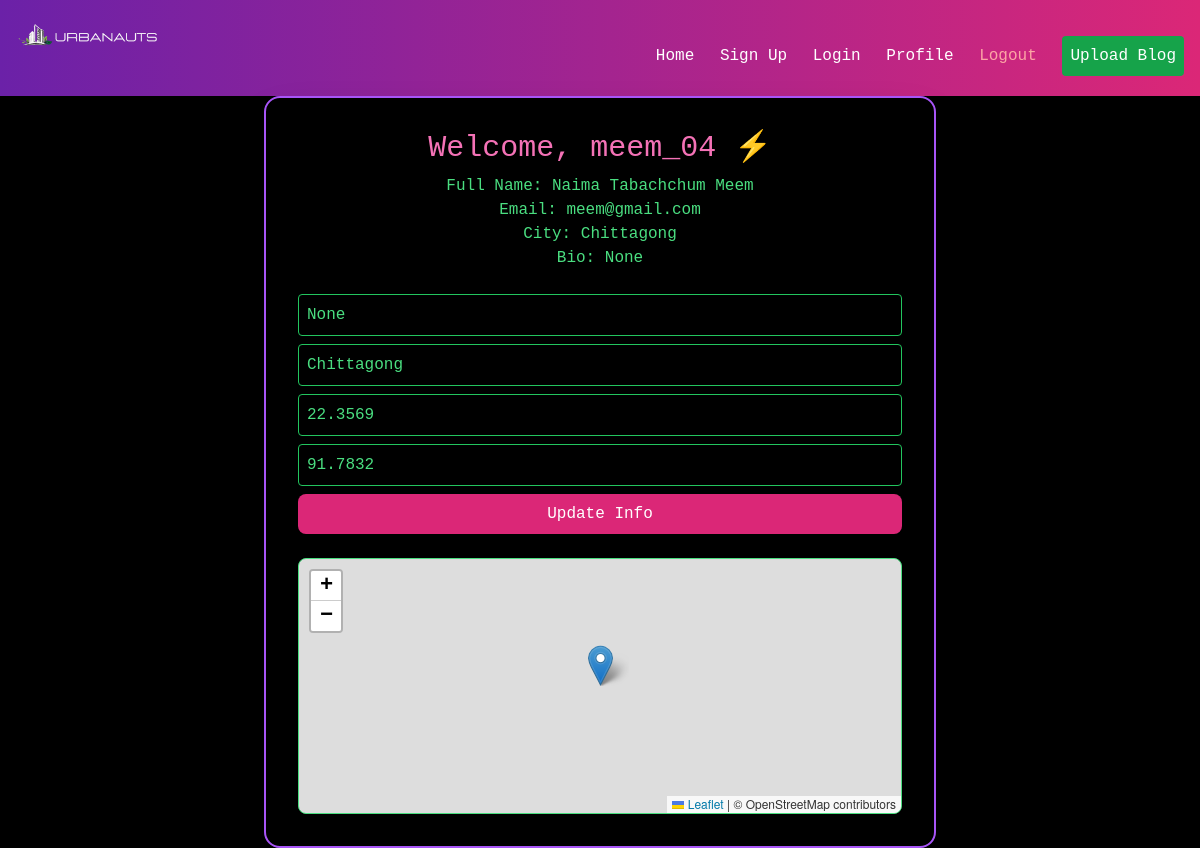
The app's page /profile/ (signed in) with its own data.
### UA/models.py (models this page shows, shortened)
class UserExtra(models.Model):
    user = models.OneToOneField(User, on_delete=models.CASCADE)
    bio = models.TextField(blank=True, null=True)
    city = models.CharField(max_length=100, blank=True, null=True)
    latitude = models.FloatField(blank=True, null=True)
    longitude = models.FloatField(blank=True, null=True)
    neon_color = models.CharField(max_length=20, default="#39ff14")

### UA/views.py (the view, shortened to what this page needs)
# urls.py: path("profile/", views.profile_view, name="profile"),
@login_required
def profile_view(request):
    userextra = UserExtra.objects.get(user=request.user)
    return render(request, "profile.html", {"userextra": userextra})

### UA/templates/profile.html (shortened to what this page needs)
{% load static %}
<!DOCTYPE html>
<html lang="en">
<head>
  <script src="https://cdn.tailwindcss.com"></script>
  <link rel="stylesheet" href="https://unpkg.com/leaflet/dist/leaflet.css"/>
</head>
<body class="bg-black text-green-400 font-mono min-h-screen flex flex-col">
  <nav class="bg-gradient-to-r from-purple-800 to-pink-600 p-4 flex justify-between items-center">
   <a href="/" class="flex items-center">
        <img src="{% static 'logo.png' %}"
             alt="Urbanauts Logo"
             class="h-36 w-auto object-contain -my-10">
      </a>
  <div class="space-x-4">
    <a href="{% url 'home' %}" class="text-white hover:text-green-300">Home</a>
    <a href="{% url 'signup' %}" class="text-white hover:text-green-300">Sign Up</a>
    <a href="{% url 'login' %}" class="text-white hover:text-green-300">Login</a>
    <a href="{% url 'profile' %}" class="text-white hover:text-green-300">Profile</a>
    <a href="{% url 'logout' %}" class="text-red-300 hover:text-red-500">Logout</a>
    <a href="{% url 'blog_create' %}" class="mt-4 inline-block bg-green-600 hover:bg-green-700 text-white p-2 rounded">
  Upload Blog
</a>
  </div>
</nav>
  <main class="flex-1 flex items-center justify-center">
    <div class="bg-black border-2 border-purple-500 rounded-2xl p-8 w-full max-w-2xl text-center shadow-2xl">
      <h2 class="text-pink-400 text-3xl">Welcome, {{ request.user.username }} ⚡</h2>
      <p class="mt-2">Full Name: {{ request.user.first_name }} {{ request.user.last_name }}</p>
      <p>Email: {{ request.user.email }}</p>
      <p>City: {{ userextra.city|default:"Not set" }}</p>
      <p>Bio: {{ userextra.bio|default:"No bio yet" }}</p>
      <form method="post" class="mt-4 space-y-2">
        <input type="text" name="bio" value="{{ userextra.bio }}" placeholder="Bio"
               class="w-full p-2 bg-black border border-green-500 rounded">
        <input type="text" name="city" value="{{ userextra.city }}" placeholder="City"
               class="w-full p-2 bg-black border border-green-500 rounded">
        <input type="text" name="latitude" value="{{ userextra.latitude }}" placeholder="Latitude"
               class="w-full p-2 bg-black border border-green-500 rounded">
        <input type="text" name="longitude" value="{{ userextra.longitude }}" placeholder="Longitude"
               class="w-full p-2 bg-black border border-green-500 rounded">
        <button type="submit" class="w-full bg-pink-600 hover:bg-pink-700 text-white p-2 rounded-lg">
          Update Info
        </button>
      </form>
      {% if userextra.latitude and userextra.longitude %}
      <div id="map" class="mt-6 w-full h-64 rounded-lg border border-green-400"></div>
      {% endif %}
    </div>
  </main>
</body>
</html>

### records on screen
UserExtra: city "Chittagong", bio "None", latitude "22.3569", longitude "91.7832"

### other values on screen
{{ request.user.username }} "meem_04"
{{ request.user.first_name }} "Naima Tabachchum"
{{ request.user.last_name }} "Meem"
{{ request.user.email }} "meem@gmail.com"
